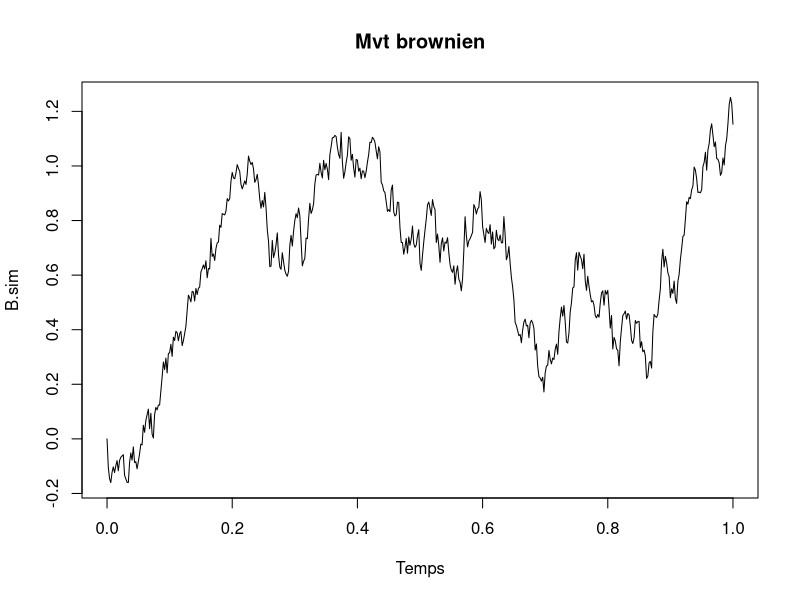
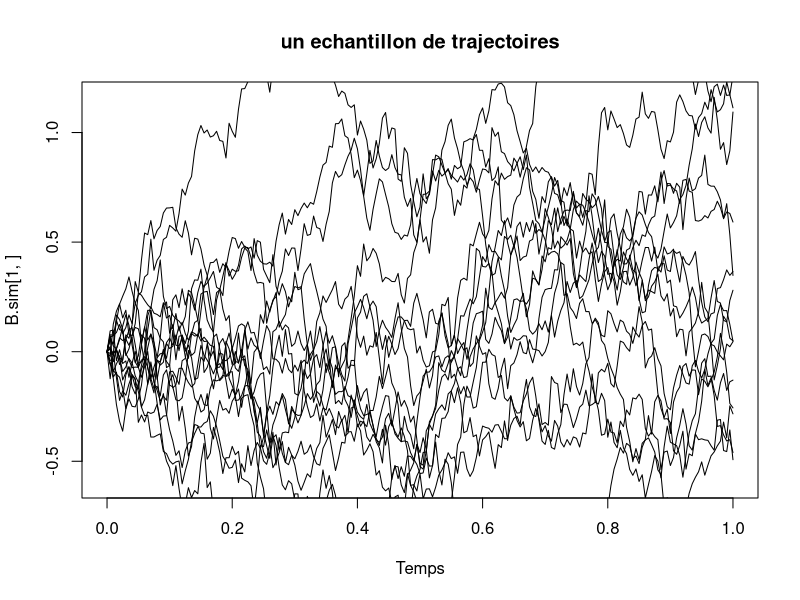
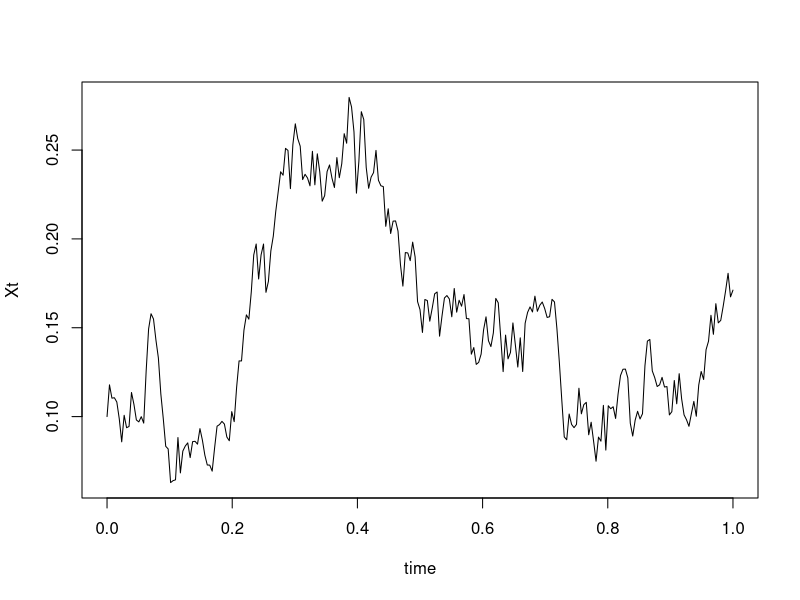

Here is the R script that generated these plots, in order: (Note: this script raises an error after producing the figures.)
  ## Simulation d'un mouvement bownien standard
  # Discretisation du temps
  temps = seq(0,1,length=501)
  pas.temps = 1/500
  #simulation des accroissements
  B.acc = rnorm(500, sd = sqrt(pas.temps))
  B.sim = c(0, cumsum(B.acc))
  plot(temps, B.sim, type = "l", xlab="Temps", main = "Mvt brownien" )
  
  
  n.sim = 300
  n.point = 201
  temps = seq(0,1,length = n.point)
  pas.temps = 1/(n.point-1)
  B.acc = matrix(rnorm((n.point-1)*n.sim, sd = sqrt(pas.temps)), nrow=n.sim)
  B.sim = matrix(NA, ncol=n.point,nrow=n.sim)
  for(i in 1:n.sim){
    B.sim[i,] = c(0,cumsum(B.acc[i,]))
  }
  plot(temps, B.sim[1,], type = "l", xlab="Temps")
  title("un echantillon de trajectoires")
  for(i in 1:15){lines(temps, B.sim[i+1,])}
  
  
  
  mu = 0.08;
  sigma = 0.2;
  T=1;
  n=2^8
  X0=0.1;
  dt = T/n
  t=seq(0,T, by = dt)
  x = c(X0, mu*dt+sigma*sqrt(dt)*rnorm(n, mean = 0, sd = 1))
  Xt = cumsum(x)
  plot(t, Xt, type = "l", xlab = "time")
  
  
  
  B = gbm(x0 = 1, mu = 1, sigma = 0.5, t0 = 0, t = 1, n = 1000)
  plot(B)
  
  start_time = Sys.time()
  
  gbm = function(x0, mu, sigma, t0, t, n){
    delta = (t-t0)/n
    W = numeric(n+1)
    tseq = seq(t0,t,length = n+1)
    for(i in 2:(n+1))
      W[i] = W[i-1]+rnorm(1)*sqrt(delta)
    S = x0 * exp((mu-sigma^2)/2*(tseq-t0)+sigma*W)
    X = ts(S, start = t0, deltat = delta)
    return(X)
  }
  
  mu = 0.16
  sigma = 0.2
  P0 = 40
  T = 1/12
  t0=0
  nt = 50
  n=2^8
  
  # generate n trajectoires
  dt = T/n
  t = seq(0,T, by = dt)
  X = matrix(rep(0,length(t)*nt), nrow=nt)
  for(i in 1:nt){X[i,] = gbm(x0=P0, mu = mu, sigma = sigma, t0=t0, t= T, n = n)}
  ##PLot
  ymax=max(X)
  ymin=min(X)
  plot(t, X[1,], t = "l", ylim = c(ymin, ymax), col=1, ylab ="price P(t)", xlab = "temps")
  for(i in 2:nt){lines(t, X[i,], t="l", ylim = c(ymin, ymax), col = i)}
  mean(X[,n+1])
  
  end_time = Sys.time()
  end_time-start_time
